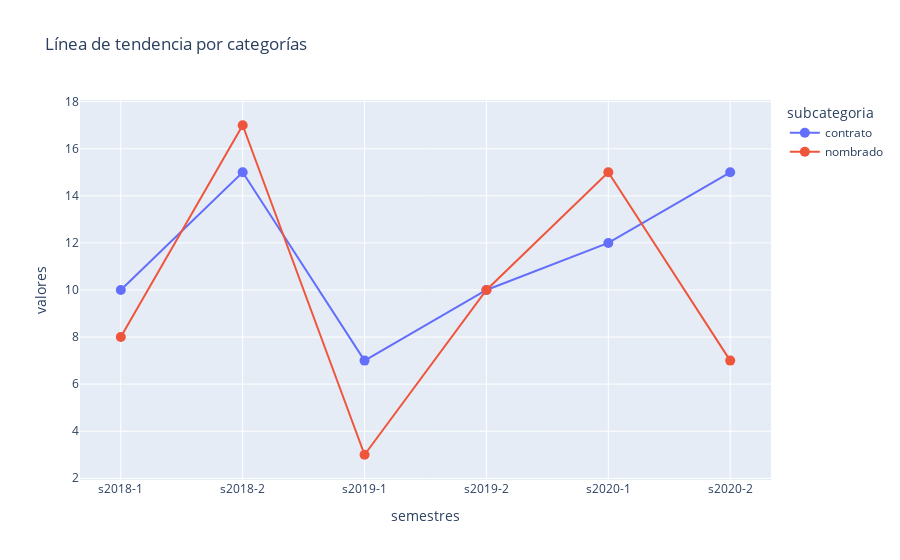

The code cell stored with this chart in its notebook:
### Code cell
fig = px.line(df, x='semestres', y='valores', color='subcategoria', title='Línea de tendencia por categorías')
fig.update_traces(mode='lines+markers', marker=dict(size=10, symbol='circle'))
fig.show()

### Figure 1 — Plotly figure (JSON) as saved in the notebook; plotly's stock layout.template omitted (floating-point values rounded to 4 significant figures)
{"data": [{"hovertemplate": "subcategoria=contrato<br>semestres=%{x}<br>valores=%{y}<extra></extra>", "legendgroup": "contrato", "line": {"color": "#636efa", "dash": "solid"}, "marker": {"symbol": "circle", "size": 10}, "mode": "lines+markers", "name": "contrato", "orientation": "v", "showlegend": true, "x": ["s2018-1", "s2018-2", "s2019-1", "s2019-2", "s2020-1", "s2020-2"], "xaxis": "x", "y": [10, 15, 7, 10, 12, 15], "yaxis": "y", "type": "scatter"}, {"hovertemplate": "subcategoria=nombrado<br>semestres=%{x}<br>valores=%{y}<extra></extra>", "legendgroup": "nombrado", "line": {"color": "#EF553B", "dash": "solid"}, "marker": {"symbol": "circle", "size": 10}, "mode": "lines+markers", "name": "nombrado", "orientation": "v", "showlegend": true, "x": ["s2018-1", "s2018-2", "s2019-1", "s2019-2", "s2020-1", "s2020-2"], "xaxis": "x", "y": [8, 17, 3, 10, 15, 7], "yaxis": "y", "type": "scatter"}], "layout": {"xaxis": {"anchor": "y", "domain": [0.0, 1.0], "title": {"text": "semestres"}}, "yaxis": {"anchor": "x", "domain": [0.0, 1.0], "title": {"text": "valores"}}, "legend": {"title": {"text": "subcategoria"}, "tracegroupgap": 0}, "title": {"text": "Línea de tendencia por categorías"}}}
